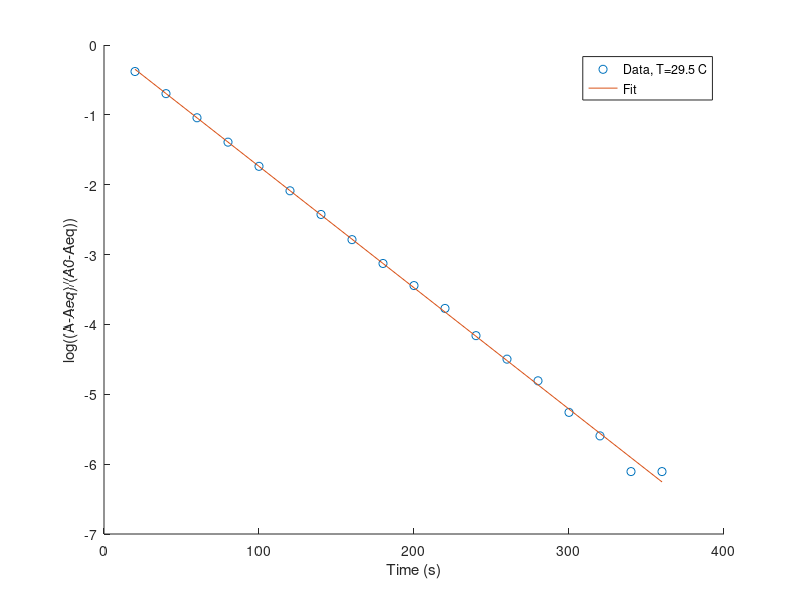
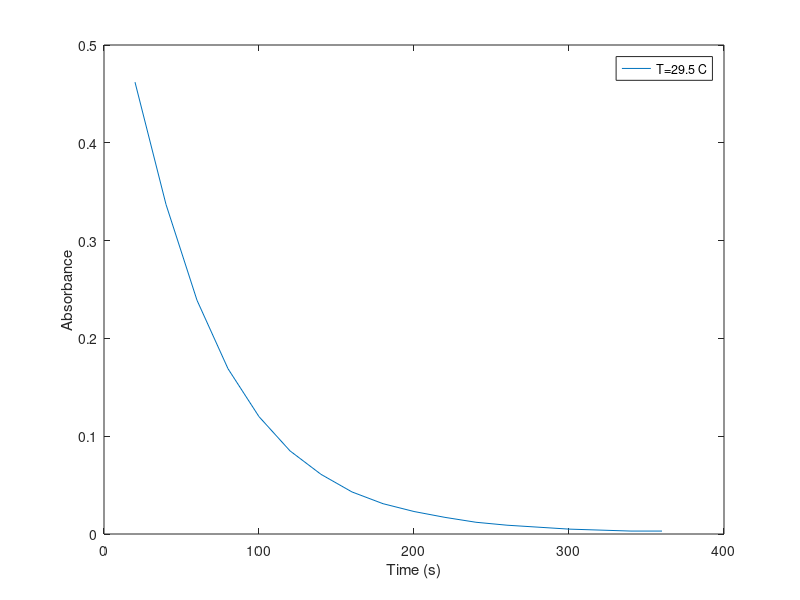
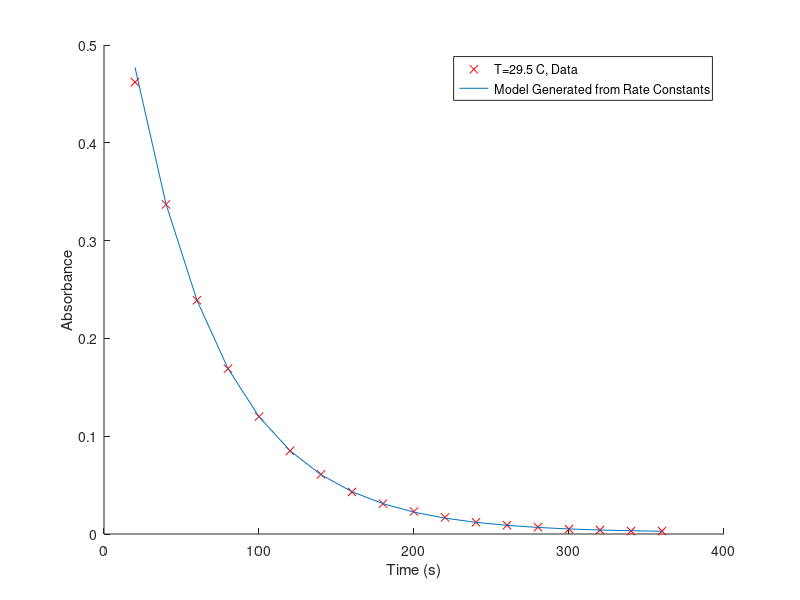
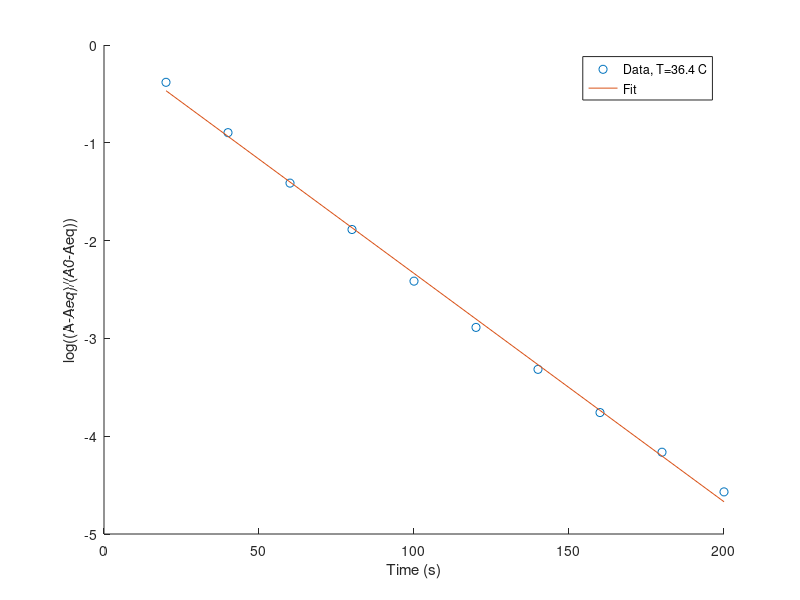

These charts were generated, in order, by the following MATLAB code:
function kinetics

%data for setting A, T=29.5 C
time_A = 20:20:360;
abs_A = [0.462, 0.337, 0.239, 0.169, 0.120, 0.085, 0.061, 0.043, 0.031, 0.023, 0.017, 0.012, 0.009, 0.007, 0.005, 0.004, 0.003, 0.003];
[k1star_A, k2_A] = compute_all(time_A, abs_A, 0.5, 29.5);

%data for setting B, T=36.4 C
time_B = 20:20:320;
abs_B = [0.520, 0.308, 0.181, 0.110, 0.062, 0.036, 0.021, 0.011, 0.005, 0.001, 0.000, -0.004, -0.006, -0.007, -0.008, -0.008];
[k1star_B, k2_B] = compute_all(time_B(1:numel(time_B)-6), abs_B(1:numel(time_B)-6), 8, 36.4);

%data for setting C, T=48.5 C
time_C = 15:5:90;
abs_C = [0.001, 0.053, 0.111, 0.085, 0.060, 0.043, 0.032, 0.025, 0.021, 0.020, 0.018, 0.018, 0.018, 0.018, 0.018, 0.018];
[k1star_C, k2_C] = compute_all(time_C(3:numel(time_C)-5), abs_C(3:numel(time_C)-5), 0.2, 48.5);

%%Activation Energies
[E1, uncert_1, preexp1, exp_uncert1] = calc_Ea([k1star_A, k1star_B, k1star_C],[29.5, 36.4, 48.5]+273.15);
[E2, uncert_2, preexp2, exp_uncert2] = calc_Ea([k2_A, k2_B, k2_C],[29.5, 36.4, 48.5]+273.15);
Hrxn = E1-E2;

fprintf('-----------------------------------\n')
fprintf('Activation Energies (J/mol) \n')
fprintf('-----------------------------------\n')
fprintf('E1                       %4.4e \n', E1)
fprintf('Uncertainty              %4.4e \n', uncert_1)
fprintf('Pre-Exponential          %4.4e \n', preexp1)
fprintf('Uncertainty              %4.4e \n', exp_uncert1)
fprintf('-----------------------------------\n')
fprintf('E2                       %4.4e \n', E2)
fprintf('Uncertainty              %4.4e \n', uncert_2)
fprintf('Pre-Exponential          %4.4e \n', preexp2)
fprintf('Uncertainty              %4.4e \n', exp_uncert2)
fprintf('-----------------------------------\n')
fprintf('Heat of Reaction: %4.4e J/mol \n', Hrxn)

end

function concentration = conc_from_rate(k1,k2,c10,t)
    concentration = k2/(k1+k2)*c10 + k1/(k1+k2).*exp(-(k1+k2).*t).*c10;
end

function [k1star, k2] = compute_all(time, abs, c_factor, T)

[A0, Aeq, slope] = calc_A0(time, abs, c_factor, T);
[k1star, k2] = rxn_constants(slope, A0, Aeq);

%Uncertainty
[sigma_m, sigma_b] = linear_reg_uncertainty(time,log((abs-Aeq)/(A0-Aeq)),slope,0);

fprintf('------------------------------\n')
fprintf('Results for T=%.1f C \n',T)
fprintf('------------------------------\n')
fprintf('A0                     %.4f\n', A0)
fprintf('Aeq                    %.4f\n', Aeq)
fprintf('k1*                    %4.4e\n', k1star)
fprintf('k2                     %4.4e\n', k2)
fprintf('Uncertainty, slope     %4.4e\n', sigma_m)
fprintf('Uncertainty, intercept %4.4e\n', sigma_b)

figure
plot(time, abs)
xlabel('Time (s)')
ylabel('Absorbance')
legend(sprintf('T=%.1f C',T))

% Plot to validate the kinetic model
conc = conc_from_rate(k1star,k2,A0,time);

figure
hold on
plot(time,abs,'rx')
plot(time,conc)
xlabel('Time (s)')
ylabel('Absorbance')
legend(sprintf('T=%.1f C, Data',T),'Model Generated from Rate Constants')

end

function [A0, Aeq, slope] = calc_A0(time, A, c, T)

Aeq = A(end) - c*A(end); %Estimate equilibrium absorbance value

tol = 0.0001;
error = 1;
count = 0;

A0_guess = max(A); %Guess initial A0

while error > tol
    log_A = log((A-Aeq)/(A0_guess-Aeq));
    p = polyfit(time, log_A, 1);
    A0_guess = A0_guess + p(2);
    error = abs(p(2));
    count = count+1;
    if count > 100
        disp('Took too many iterations to find A0, check inputs')
        break
    end
end

A0 = A0_guess;
slope = p(1);

figure
hold on
plot(time, log_A, 'o')
plot(time, p(1).*time + p(2))
xlabel('Time (s)')
ylabel('log((A-Aeq)/(A0-Aeq))')
legend(sprintf('Data, T=%.1f C',T), 'Fit')

end

function [k1_star, k2] = rxn_constants(slope, A0, Aeq)
%Calculate rate constants
C = (A0 - Aeq)/Aeq;
k2 = -slope/(1+C);
k1_star = -slope-k2;
end

function [Ea, uncert, preexp, exp_uncert] = calc_Ea(k, T)
%Temp must be in Kelvin

x = 1./(8.314*T);
y = log(abs(k));

p = polyfit(x, y, 1);
Ea = -p(1);
preexp = exp(p(2));

[uncert, exp_uncert] = linear_reg_uncertainty(x, y, p(1), p(2));

exp_uncert = abs(preexp*exp_uncert);

end

function [sigma_m, sigma_b] = linear_reg_uncertainty(x_arr,y_arr,m,b)
% Outputs the uncertainty in the m and b constants of y = mx + b
% x_arr, and y_arr are the the arrays of x and y experimental values
% m and b are constants from the linear interpolation

N = numel(x_arr);

x_sq = x_arr.^2;

delta = N .* sum(x_sq) - sum(x_arr).^2;

% Uncertainty in the measurements of y
sigma_y = sqrt(1/(N-2) .* sum((y_arr - b - m.*x_arr).^2));

% Uncertainty in b (y = mx + b)
sigma_b = sigma_y .* sqrt(sum(x_sq)./delta);

% Uncertainty in m (y = mx+b)
sigma_m = sigma_y .* sqrt(N./delta);

end
